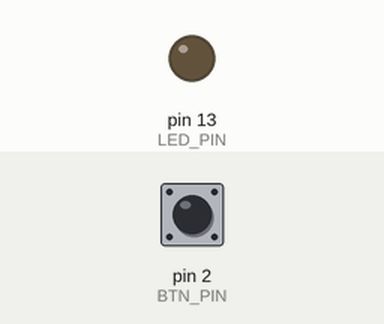
This sketch was run on a simulated Arduino Uno, built with avr-gcc and run on an emulated ATmega328P. Parts: output pins drawn as LEDs (lit = HIGH). The test bench sets the inputs (shaded band); at power-on: pin 2 (BTN_PIN) HIGH. What the sketch prints to the serial monitor is not drawn.

Above: at 1.2 s.
1.3 s: pin 2 (BTN_PIN) pulled LOW for 0.15 s
At 2.6 s:
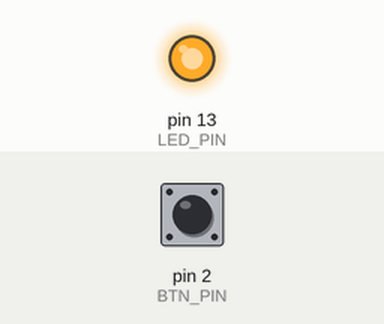
2.9 s: pin 2 (BTN_PIN) pulled LOW for 1 s
At 5.1 s:
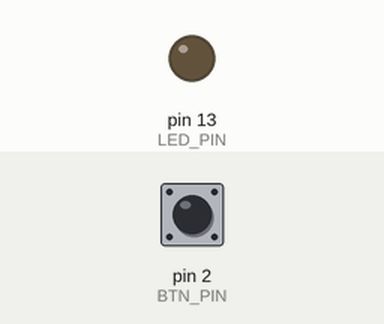
5.4 s: pin 2 (BTN_PIN) pulled LOW for 3.2 s
At 10.0 s:
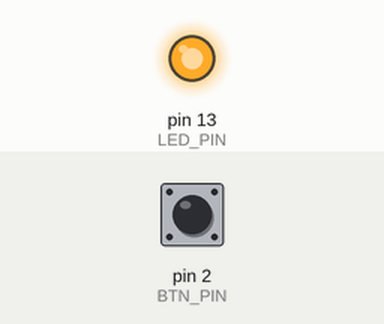
Timing chart, 0 to 11.5 s (numbered marks = the images above; inputs shaded):
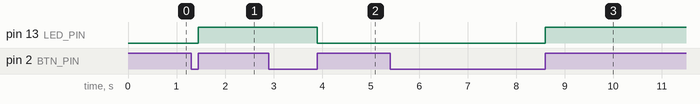

The sketch:

arduino.ino
```cpp
// Конденсатор - аппаратное устранение дребезга

#define BTN_PIN 2   // 2 or 3 (поддерживают аппаратные прерывания)
#define LED_PIN 13

bool state = LOW;

void setup()
{
    Serial.begin(9600);

    pinMode(BTN_PIN, INPUT_PULLUP);
    pinMode(LED_PIN, OUTPUT);

    int number = digitalPinToInterrupt(BTN_PIN);
    attachInterrupt(number, blink, RISING);
}

void loop()
{
    Serial.println(state);

    digitalWrite(LED_PIN, state);
}

void blink()
{
    state = !state;
}
```

Measured:
- after the input at 1.3 s, pin 13 (LED_PIN): LOW → HIGH after 0.15 s
- after the input at 2.9 s, pin 13 (LED_PIN): HIGH → LOW after 1.0 s
- after the input at 5.4 s, pin 13 (LED_PIN): LOW → HIGH after 3.2 s
